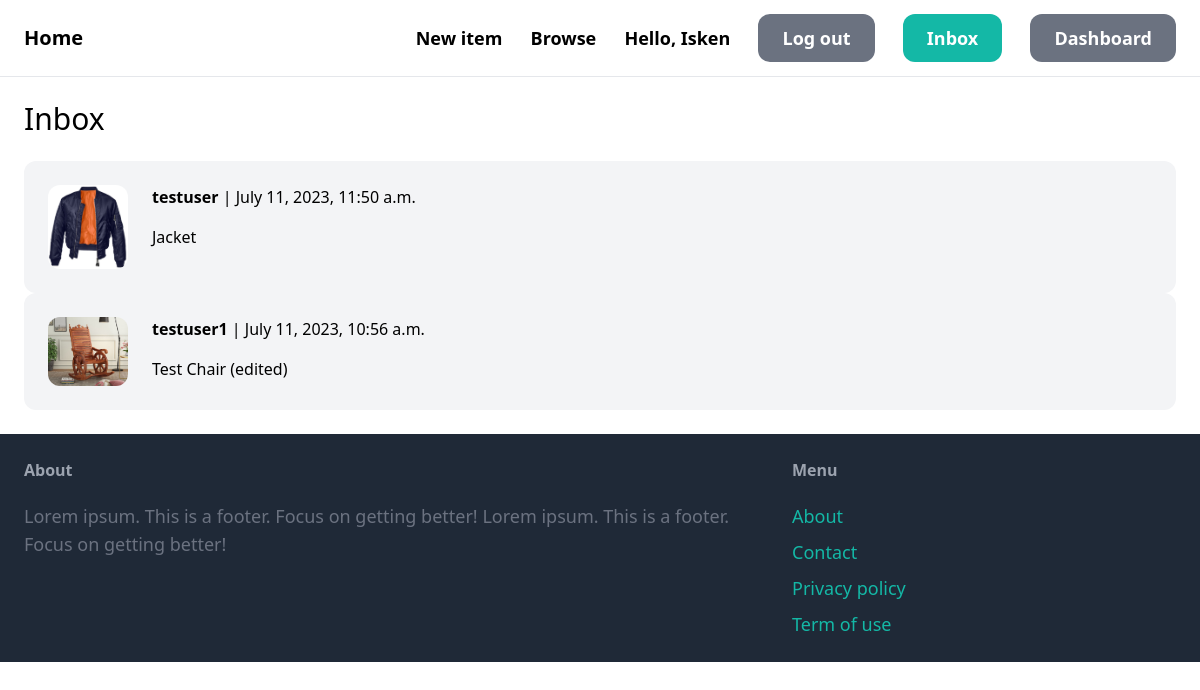
The page /inbox/ (signed in) on the database its author committed.
### conversation/models.py (models this page shows, shortened)
class Conversation(models.Model):
    item = models.ForeignKey(
        Item, related_name="conversations", on_delete=models.CASCADE
    )
    slug = models.SlugField(max_length=200, blank=True, null=True)
    members = models.ManyToManyField(User, related_name="conversations")
    created_by = models.DateTimeField(auto_now_add=True)
    modified_at = models.DateTimeField(auto_now=True)
    class Meta:
        ordering = ["-modified_at"]

### item/models.py (models this page shows, shortened)
class Item(models.Model):
    category = models.ForeignKey(
        Category, related_name="items", on_delete=models.CASCADE
    )
    name = models.CharField(max_length=200)
    slug = models.SlugField(max_length=200)
    description = models.TextField(blank=True, null=True)
    price = models.DecimalField(max_digits=10, decimal_places=2)
    is_sold = models.BooleanField(default=False)
    created_at = models.DateTimeField(auto_now_add=True)
    image = models.ImageField(upload_to="item_images/%Y/%m/%d", blank=True, null=True)
    created_by = models.ForeignKey(User, related_name="items", on_delete=models.CASCADE)
    class Meta:
        ordering = ["-created_at"]
        indexes = [
            models.Index(fields=["id", "slug"]),
            models.Index(fields=["name"]),
            models.Index(fields=["created_at"]),
        ]

### conversation/views.py (the view)
# urls.py: path("", views.inbox, name="inbox"),
@login_required
def inbox(request):
    conversations = Conversation.objects.filter(members__in=[request.user.id])
    return render(request, "conversation/inbox.html", {"conversations": conversations})

### conversation/templates/conversation/inbox.html (shortened to what this page needs)
{% extends 'shop/base.html' %}
{% load static %}
{% block content %}
    <h1 class="mb-6 text-3xl">Inbox</h1>
    <div class="space-y-6">
        {% for conversation in conversations %}
            <a href="{% url 'conversation:detail' conversation.id conversation.slug %}">
                <div class="p-6 flex bg-gray-100 rounded-xl">
                    <div class="pr-6">
                        <img src="{{ conversation.item.image.url }}" class="w-20 rounded-xl">
                    </div>
                    <div>
                        {% for member in conversation.members.all %}
                            {% if member != request.user %}
                              <p class="mb-4"><strong>{{ member.username }}</strong> | {{ conversation.modified_at }}</p>
                              <p>{{ conversation.item.name }}</p>
                            {% endif %}
                        {% endfor %}
                    </div>
                </div>
            </a>
        {% endfor %}
    </div>
{% endblock content %}

### shop/templates/shop/base.html (shortened to what this page needs)
{% load static %}
<!DOCTYPE html>
<html lang="en">
<head>
    <script src="https://cdn.tailwindcss.com"></script>
</head>
<body>
    <nav class="py-6 px-6 flex justify-between items-center border-b border-gray-200">
        <a href="/" class="text-xl font-semibold">Home</a>
        <div class="space-x-6">
            {% if request.user.is_authenticated %}
            <a href="{% url 'add_item' %}" class="text-lg font-semibold hover:text-gray-500">New item</a>
            <a href="{% url 'browse' %}" class="text-lg font-semibold hover:text-gray-500">Browse</a>
            <a href="#" class="text-lg font-bold">Hello, {{ user.username }}</a>
            <a href="{% url 'logout' %}" class="px-6 py-3 text-lg font-semibold bg-gray-500 text-white
            rounded-xl hover:bg-gray-700">Log out</a>
            <a href="{% url 'conversation:inbox' %}" class="px-6 py-3 text-lg font-semibold bg-teal-500 text-white
            rounded-xl hover:bg-teal-700">Inbox</a>
            <a href="{% url 'dashboard' %}" class="px-6 py-3 text-lg font-semibold bg-gray-500 text-white
            rounded-xl hover:bg-gray-700">Dashboard</a>
            {% else %}
            <a href="{% url 'signup' %}" class="px-6 py-3 text-lg font-semibold bg-teal-500 text-white
            rounded-xl hover:bg-teal-700">Sign up</a>
            <a href="{% url 'login' %}" class="px-6 py-3 text-lg font-semibold bg-gray-500 text-white
            rounded-xl hover:bg-gray-700">Log in</a>
            {% endif %}
        </div>
    </nav>
    <div class="py-6 px-6">
        {% block content %}
        {% endblock content %}
    </div>
    <footer class="py-6 px-6 flex justify-between bg-gray-800">
        <div class="w-2/3 pr-10">
            <h3 class="mb-5 font-semibold text-gray-400">About</h3>
            <p class="text-lg text-gray-500">Lorem ipsum. This is a footer. Focus on getting better! Lorem ipsum. This is a footer. Focus on getting better!</p>
        </div>
        <div class="w-1/3">
            <h3 class="mb-5 font-semibold text-gray-400">Menu</h3>
            <ul class="space-y-2">
                <li><a href="#" class="text-lg text-teal-500 hover:text-teal-700">About</a></li>
                <li><a href="#" class="text-lg text-teal-500 hover:text-teal-700">Contact</a></li>
                <li><a href="#" class="text-lg text-teal-500 hover:text-teal-700">Privacy policy</a></li>
                <li><a href="#" class="text-lg text-teal-500 hover:text-teal-700">Term of use</a></li>
            </ul>
        </div>
    </footer>
</body>
</html>

### rows shown on the page
Conversation: item.image (picture), modified_at "July 11, 2023, 11:50 a.m.", item.name "Jacket"
Conversation: item.image (picture), modified_at "July 11, 2023, 10:56 a.m.", item.name "Test Chair (edited)"

### other values the page prints
{{ user.username }} "Isken"
{{ member.username }} "testuser"
{{ member.username }} "testuser1"
